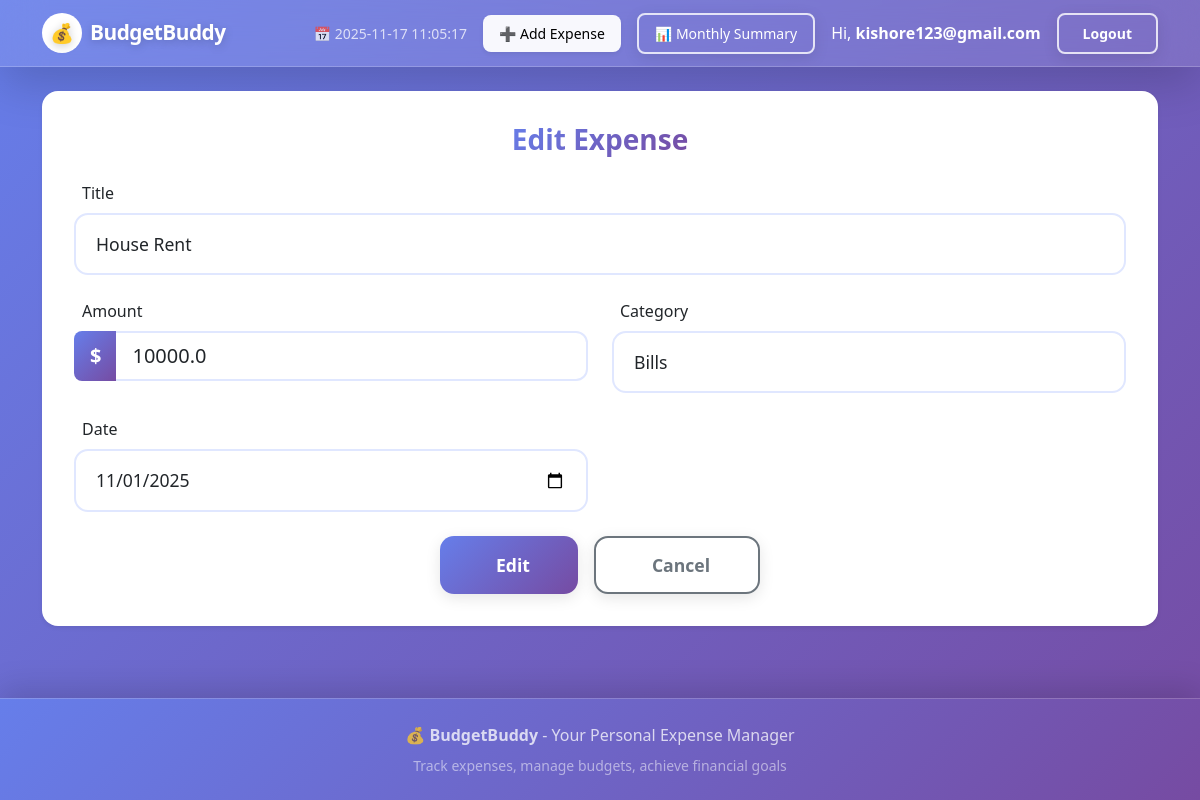
Page /edit/1 (signed in) on the committed database.
### app.py (models this page shows, shortened)
class User(db.Model):
    id = db.Column(db.Integer, primary_key=True)
    username = db.Column(db.String(120), unique=True, nullable=False)
    password = db.Column(db.String(200), nullable=False)

class Expense(db.Model):
    id = db.Column(db.Integer, primary_key=True)
    title = db.Column(db.String(120), nullable=False)
    amount = db.Column(db.Float, nullable=False)
    category = db.Column(db.String(50), nullable=False)
    date = db.Column(db.Date, nullable=False, default=datetime.utcnow)
    user_id = db.Column(db.Integer, db.ForeignKey('user.id'), nullable=True)

### app.py (the view, shortened to what this page needs)
@app.route('/edit/<int:expense_id>', methods=['GET', 'POST'])
@login_required
def edit_expense(expense_id):
    expense = Expense.query.get_or_404(expense_id)
    return render_template('add_edit.html', action='Edit', expense=expense)

### app.py (called while the page is built)
@app.context_processor
def inject_now():
    def now(fmt: Optional[str] = None):
        if fmt:
            return datetime.utcnow().strftime(fmt)
        return datetime.utcnow().strftime('%Y-%m-%d %H:%M:%S')
    return {'now': now}

def login_required(f):
    @wraps(f)
    def wrapper(*args, **kwargs):
        if 'user_id' not in session:
            flash("Please log in to continue", "warning")
            return redirect(url_for('login', next=request.path))
        return f(*args, **kwargs)
    return wrapper

def current_user():
    if 'user_id' in session:
        return User.query.get(session['user_id'])
    return None

@app.context_processor
def inject_user():
    return {'current_user': current_user()}

### templates/add_edit.html (shortened to what this page needs)
{% extends 'base.html' %}
{% block content %}
<div class="card shadow-sm animate-card">
  <div class="card-body">
    <h3 class="card-title mb-4 text-center">
      <span class="gradient-text">{{ action }} Expense</span>
    </h3>
    <form method="post" id="expenseForm" novalidate>
      <div class="row g-4">
        <div class="col-12">
          <label class="form-label">
            Title
          </label>
          <input type="text" name="title" class="form-control form-control-lg"
                 value="{{ expense.title if expense else '' }}"
                 placeholder="Enter expense title" required>
        </div>
        <div class="col-md-6">
          <label class="form-label">
            Amount
          </label>
          <div class="input-group input-group-lg">
            <span class="input-group-text">$</span>
            <input type="number" step="0.01" name="amount" class="form-control"
                   value="{{ expense.amount if expense else '' }}"
                   placeholder="0.00" required>
          </div>
        </div>
        <div class="col-md-6">
          <label class="form-label">
            Category
          </label>
          <select name="category" class="form-select form-select-lg" required>
            {% for cat in ['Food', 'Travel', 'Bills'] %}
            <option value="{{ cat }}" {% if expense and expense.category==cat %}selected{% endif %}>
              {{ cat }}
            </option>
            {% endfor %}
          </select>
        </div>
        <div class="col-md-6">
          <label class="form-label">
            Date
          </label>
          <input type="date" name="date" class="form-control form-control-lg"
                 value="{{ expense.date.strftime('%Y-%m-%d') if expense else '' }}" required>
        </div>
        <div class="col-12 mt-4">
          <div class="d-flex gap-3 justify-content-center">
            <button type="submit" class="btn btn-primary btn-lg px-5">
              {{ action }}
            </button>
            <a href="{{ url_for('index') }}" class="btn btn-outline-secondary btn-lg px-5">
              Cancel
            </a>
          </div>
        </div>
      </div>
    </form>
  </div>
</div>
{% endblock %}

### templates/base.html (shortened to what this page needs)
<!doctype html>
<html lang="en">
  <head>
    <link href="https://cdn.jsdelivr.net/npm/bootstrap@5.3.0/dist/css/bootstrap.min.css" rel="stylesheet">
    <link rel="stylesheet" href="{{ url_for('static', filename='style.css') }}">
  </head>
  <body>
    <nav class="navbar navbar-expand-lg navbar-dark shadow-lg" style="background: linear-gradient(135deg, #667eea 0%, #764ba2 100%);">
      <div class="container">
        <a class="navbar-brand fw-bold d-flex align-items-center gap-2" href="{{ url_for('index') }}">
          <span class="badge bg-white text-primary rounded-circle d-flex align-items-center justify-content-center" style="width: 40px; height: 40px; font-size: 1.2rem;">💰</span>
          <span style="font-size: 1.3rem; letter-spacing: -0.5px;">BudgetBuddy</span>
        </a>
        <div class="collapse navbar-collapse justify-content-end" id="navbarNav">
          <div class="d-flex flex-column flex-lg-row align-items-lg-center gap-3 mt-3 mt-lg-0">
            <small class="text-white opacity-75 d-none d-lg-block">
              📅 {{ (now()|default('')) }}
            </small>
            <a class="btn btn-light btn-sm px-3 shadow-sm" href="{{ url_for('add_expense') }}" style="border-radius: 8px; font-weight: 500;">
              ➕ Add Expense
            </a>
            <a class="btn btn-outline-light btn-sm px-3" href="{{ url_for('monthly_summary') }}" style="border-radius: 8px; font-weight: 500;">
              📊 Monthly Summary
            </a>
            <div class="d-flex align-items-center gap-2">
              {% if current_user %}
                <span class="text-white d-none d-md-inline me-2">Hi, <strong>{{ current_user.username }}</strong></span>
                <a href="{{ url_for('logout') }}" class="btn btn-outline-light btn-sm" style="border-radius: 8px;">Logout</a>
              {% else %}
                <a href="{{ url_for('login') }}" class="btn btn-light btn-sm" style="border-radius: 8px;">Login</a>
                <a href="{{ url_for('signup') }}" class="btn btn-link text-white text-decoration-none d-none d-lg-inline">Sign up</a>
              {% endif %}
            </div>
          </div>
        </div>
      </div>
    </nav>
    <div class="container py-4">
      <div id="page" class="fade-in show">
        {% block content %}{% endblock %}
      </div>
    </div>
    <footer class="mt-5 py-4 text-white text-center" style="background: linear-gradient(135deg, #667eea 0%, #764ba2 100%);">
      <div class="container">
        <p class="mb-2 opacity-75">
          💰 <strong>BudgetBuddy</strong> - Your Personal Expense Manager
        </p>
        <p class="small mb-0 opacity-50">
          Track expenses, manage budgets, achieve financial goals
        </p>
      </div>
    </footer>
  </body>
</html>

### static/style.css (style rules this page uses)
body { font-family: system-ui, -apple-system, "Segoe UI", Roboto, "Helvetica Neue", Arial; background: linear-gradient(135deg, #667eea 0%, #764ba2 100%); background-attachment: fixed; min-height: 100vh; display: flex; flex-direction: column; }
html, body { height: 100%; }
body > .container { flex: 1; }
.navbar { backdrop-filter: blur(20px); background: rgba(255, 255, 255, 0.1) !important; border-bottom: 1px solid rgba(255, 255, 255, 0.2); box-shadow: 0 4px 30px rgba(0, 0, 0, 0.1); }
.navbar-brand { font-weight: 700; font-size: 1.5rem; color: white !important; transition: all 0.3s ease; text-shadow: 0 2px 10px rgba(0, 0, 0, 0.2); }
.navbar .btn { transition: all 0.3s ease; font-weight: 600; padding: 0.5rem 1.5rem; }
.navbar .btn-light { background: rgba(255, 255, 255, 0.95); border: none; box-shadow: 0 4px 15px rgba(0, 0, 0, 0.1); }
.navbar .btn-outline-light { border: 2px solid rgba(255, 255, 255, 0.8); color: white; }
footer { margin-top: auto; box-shadow: 0 -8px 30px rgba(0, 0, 0, 0.15); backdrop-filter: blur(10px); background: rgba(255, 255, 255, 0.1); border-top: 1px solid rgba(255, 255, 255, 0.2); color: white; font-weight: 500; }
.fade-in { opacity: 0; transform: translateY(15px); transition: all .5s cubic-bezier(.2,.8,.2,1); }
.fade-in.show { opacity: 1; transform: translateY(0); }
.animate-card { animation: lift .5s ease both; }
.form-control, .form-select { border-radius: 12px; border: 2px solid #e0e7ff; transition: all 0.3s ease; padding: 0.75rem 1rem; font-size: 1rem; background: white; }
.form-control-lg, .form-select-lg { padding: 1rem 1.25rem; font-size: 1.1rem; border-radius: 14px; }
.input-group-text { background: linear-gradient(135deg, #667eea 0%, #764ba2 100%); color: white; border: none; border-radius: 12px 0 0 12px; font-weight: 600; }
.input-group .form-control { border-left: none; border-radius: 0 12px 12px 0; }
.btn { border-radius: 12px; font-weight: 600; transition: all 0.3s cubic-bezier(.2,.8,.2,1); box-shadow: 0 4px 15px rgba(0, 0, 0, 0.1); }
.btn-primary { background: linear-gradient(135deg, #667eea 0%, #764ba2 100%); border: none; position: relative; overflow: hidden; }
.btn-primary::before { content: ''; position: absolute; top: 0; left: -100%; width: 100%; height: 100%; background: linear-gradient(90deg, transparent, rgba(255, 255, 255, 0.3), transparent); transition: all 0.5s ease; }
.btn-outline-secondary { border: 2px solid #6c757d; background: white; }
.btn-lg { padding: 0.875rem 2rem; font-size: 1.1rem; border-radius: 14px; }
.card { border-radius: 16px; border: none; box-shadow: 0 8px 30px rgba(0, 0, 0, 0.08); transition: all 0.3s ease; }
.card-body { padding: 2rem; }
.card-title { font-weight: 700; color: #1f2937; }
.gradient-text { background: linear-gradient(135deg, #667eea 0%, #764ba2 100%); -webkit-background-clip: text; -webkit-text-fill-color: transparent; background-clip: text; }

### rows in the picture
User: username "kishore123@gmail.com"
Expense: title "House Rent", amount "10000.0", category "Bills", date "11/01/2025"

### other values in the picture
{{ action }} "Edit"
